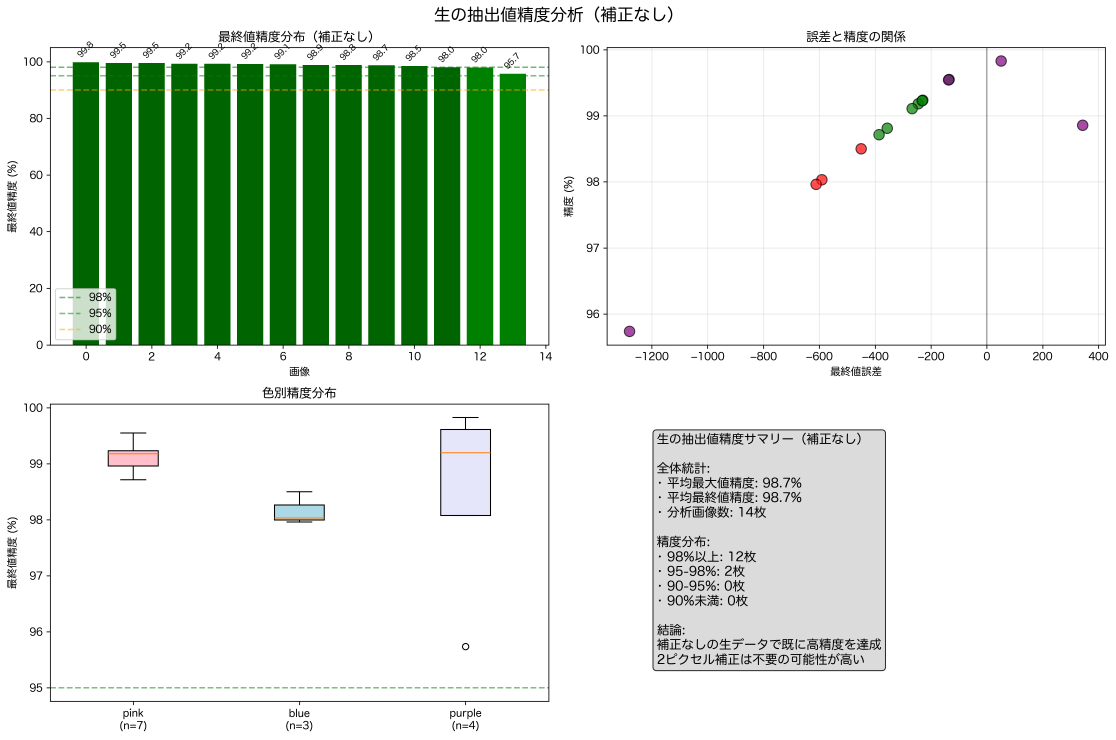
#> input picture archive_temp_files/raw_extraction_accuracy_analysis.png, 4464 x 2957 px (shown at 1/4 size); its folder holds only this picture in this run
$ python -i simple_max_extractor.py   (imports and definitions only)
#> lines starting #> are read from the running program, lines starting #| are printed output that depends on the picture; after the words box and inside, x2 and y2 are one past the last pixel; in counts of white or black regions, pixels touching at a corner belong together
#!/usr/bin/env python3
"""
最大数抽出専用ツール - シンプル&高速
元画像から最大値のみを効率的に抽出
"""

import cv2
import numpy as np
import glob
from pathlib import Path
import json
from datetime import datetime

class SimpleMaxExtractor:
    def __init__(self):
        # 改良された色検出範囲
        self.color_ranges = {
            'pink': {'lower': np.array([140, 50, 50]), 'upper': np.array([170, 255, 255])},
            'magenta': {'lower': np.array([130, 100, 100]), 'upper': np.array([160, 255, 255])},
            'red': {'lower': np.array([0, 100, 100]), 'upper': np.array([10, 255, 255])},
            'red_high': {'lower': np.array([170, 100, 100]), 'upper': np.array([180, 255, 255])},
            'blue': {'lower': np.array([100, 100, 100]), 'upper': np.array([130, 255, 255])},
            'green': {'lower': np.array([40, 100, 100]), 'upper': np.array([80, 255, 255])},
            'cyan': {'lower': np.array([80, 100, 100]), 'upper': np.array([100, 255, 255])},
            'yellow': {'lower': np.array([20, 100, 100]), 'upper': np.array([40, 255, 255])},
            'orange': {'lower': np.array([10, 100, 100]), 'upper': np.array([25, 255, 255])},
            'purple': {'lower': np.array([120, 100, 100]), 'upper': np.array([140, 255, 255])}
        }

        self.results = []

    def detect_zero_line(self, img):
        """ゼロライン高速検出"""
        gray = cv2.cvtColor(img, cv2.COLOR_BGR2GRAY)
        height, width = gray.shape

        # 中央部分を検索
        search_top = height // 3
        search_bottom = height * 2 // 3

        # 水平線の濃い部分を検出
        for y in range(search_top, search_bottom):
            row = gray[y, :]
            dark_pixels = np.sum(row < 100)
            if dark_pixels > width * 0.7:  # 70%以上が暗い場合
                return y

        return 250  # デフォルト値

    def extract_max_value_only(self, img_path):
        """最大値のみを高速抽出"""
        img = cv2.imread(img_path)
#> img is the input picture: shape (2957, 4464, 3); mean B, G, R 215.8, 228.6, 215.9
        if img is None:
            return None, "なし"

        height, width = img.shape[:2]
#> height = 2957; width = 4464
        zero_y = self.detect_zero_line(img)
#> in detect_zero_line, `gray = cv2.cvtColor(img, cv2.COLOR_BGR2GRAY)`:
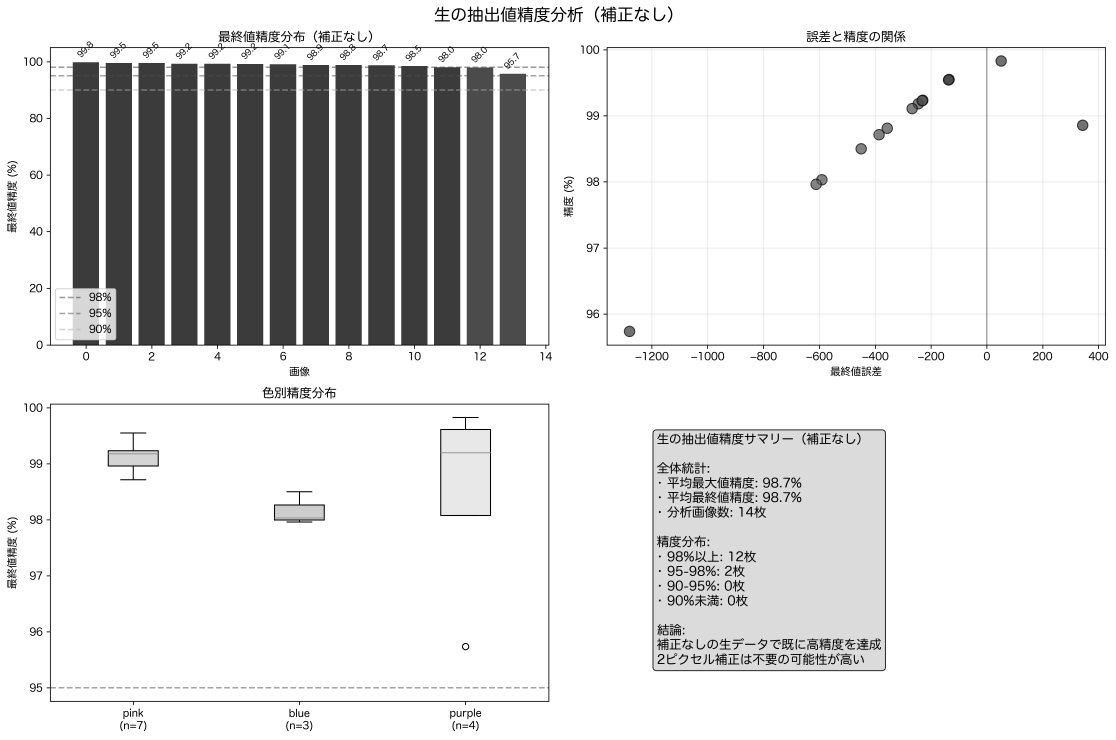
#> gray: shape (2957, 4464) (shown at 1/4 size); min 0, max 255, mean 223.3
#> the loop in detect_zero_line, `for y in range(search_top, search_bottom):` made 395 passes
#> dark_pixels on passes 1 to 3: 1496, 1497, 1499
#> zero_y = 1379
        hsv = cv2.cvtColor(img, cv2.COLOR_BGR2HSV)
#> hsv: shape (2957, 4464, 3); mean H, S, V 8.5, 31.8, 228.8

        # スケール計算 (30,000を画像上部Y=5に配置)
        scale = 30000 / (zero_y - 5)
#> scale = 21.83

        max_value = 0
        detected_color = "なし"

        # 各色での検出を試行
        for color_name, color_range in self.color_ranges.items():
            mask = cv2.inRange(hsv, color_range['lower'], color_range['upper'])

            # 最上部のY座標を検索（最大値に対応）
            colored_pixels = np.where(mask > 0)
            if len(colored_pixels[0]) > 0:
                min_y = np.min(colored_pixels[0])
                value = (zero_y - min_y) * scale

                if value > max_value:
                    max_value = value
                    detected_color = color_name
#> this loop made 10 passes
#> (colored_pixels, min_y, value, max_value) on pass 1: (4859 positions, rows 223 to 1345, columns 2497 to 4351, 223, 25240.2, 25240.2)
#> (colored_pixels, min_y, value) on passes 2, 3, 6, 8, 9: (4325 positions, rows 225 to 1343, columns 2499 to 4349, 225, 25196.5), (3195 positions, rows 576 to 755, columns 3245 to 3463, 576, 17532.8), (1613620 positions, rows 249 to 1378, columns 291 to 3706, 249, 24672.5), (6264 positions, rows 357 to 1320, columns 291 to 2103, 357, 22314.4), (4852 positions, rows 357 to 2073, columns 203 to 2193, 357, 22314.4)
#> pass 1, in extract_max_value_only, `mask = cv2.inRange(hsv, color_range['lower'], color_range['upper'])`:
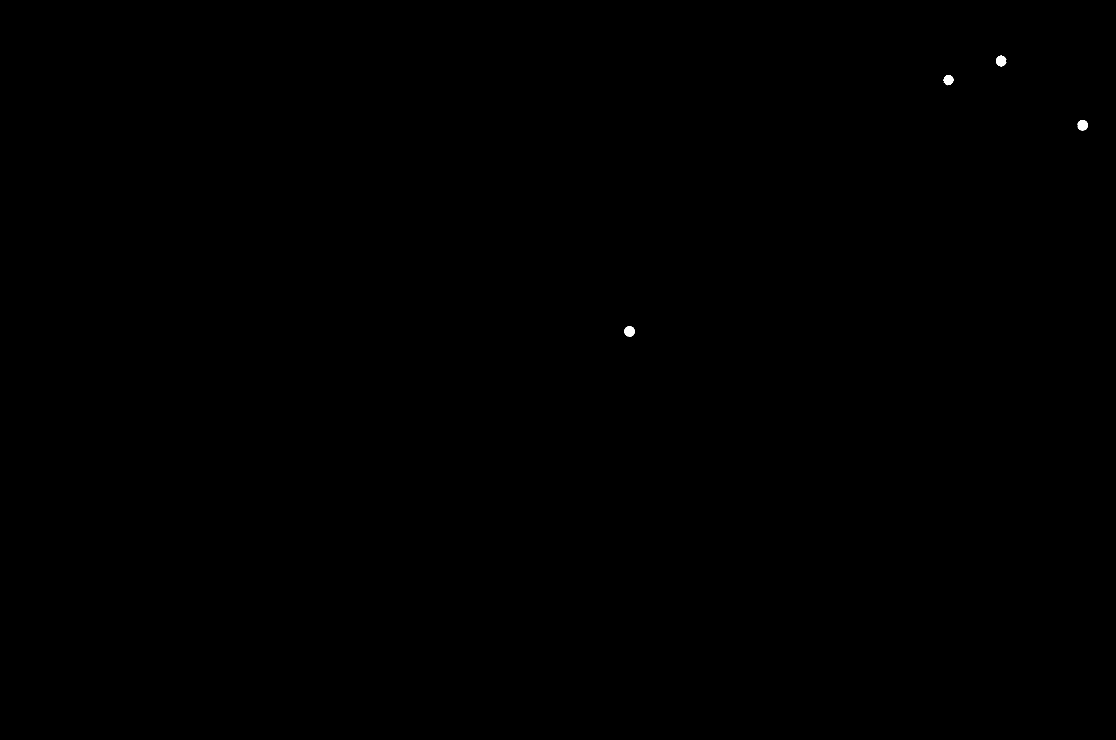
#> mask: shape (2957, 4464) (shown at 1/4 size); 0.04% white; 33 white regions (29 under 20 px), largest, box (x1, y1, x2, y2) and area: (2498, 1305, 2538, 1346) 1225, (3985, 224, 4025, 264) 1214, (4311, 481, 4351, 521) 1208, (3775, 301, 3813, 339) 1132
#> after the loop, detected_color = 'pink'; max_value = 25240.2

        return int(max_value) if max_value > 0 else None, detected_color

    # [176 lines left out: functions process_all_images, save_results, create_simple_html_report, not called in this run]

# [23 lines not run here, left out]

>>> result = SimpleMaxExtractor().extract_max_value_only('../../../archive_temp_files/raw_extraction_accuracy_analysis.png')
#> result = (25240, 'pink')

$ run again, on archive_temp_files/rezero_error_analysis_report.png
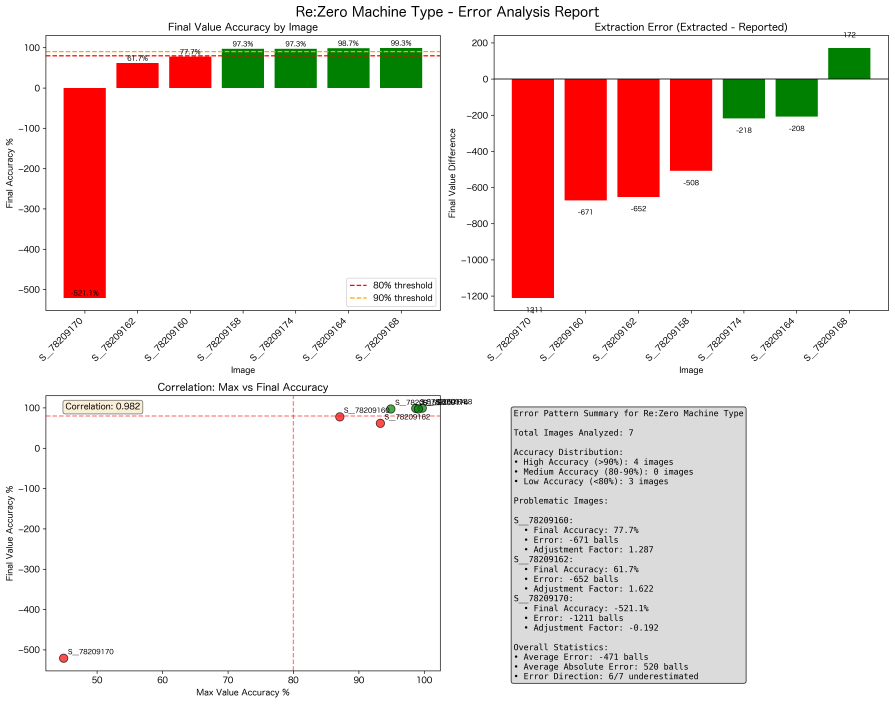
#> input picture archive_temp_files/rezero_error_analysis_report.png, 4472 x 3516 px (shown at 1/5 size)
#> in extract_max_value_only, img is the input picture: shape (3516, 4472, 3); mean B, G, R 227, 229.3, 241.4
#> in detect_zero_line, `gray = cv2.cvtColor(img, cv2.COLOR_BGR2GRAY)`:
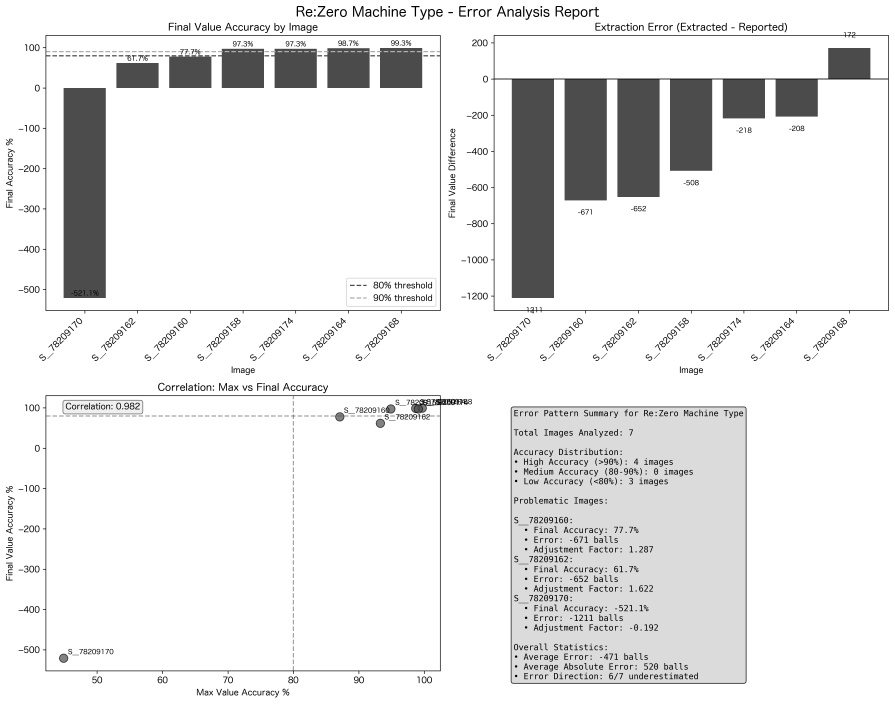
#> gray: shape (3516, 4472) (shown at 1/5 size); min 0, max 255, mean 232.6
#> the loop in detect_zero_line, `for y in range(search_top, search_bottom):` made 380 passes
#> dark_pixels on passes 1 to 3: 434, 434, 434
#> zero_y = 1551
#> hsv: shape (3516, 4472, 3); mean H, S, V 1.1, 18.9, 243.6
#> scale = 19.4
#> the loop in extract_max_value_only, `for color_name, color_range in self.color_ranges.items():` made 10 passes
#> (colored_pixels, min_y, value, max_value) on passes 3, 6: (884324 positions, rows 276 to 3352, columns 231 to 3560, 276, 24741.3, 24741.3), (275401 positions, rows 240 to 2063, columns 1109 to 4351, 240, 25439.8, 25439.8)
#> pass 3, in extract_max_value_only, `mask = cv2.inRange(hsv, color_range['lower'], color_range['upper'])`:
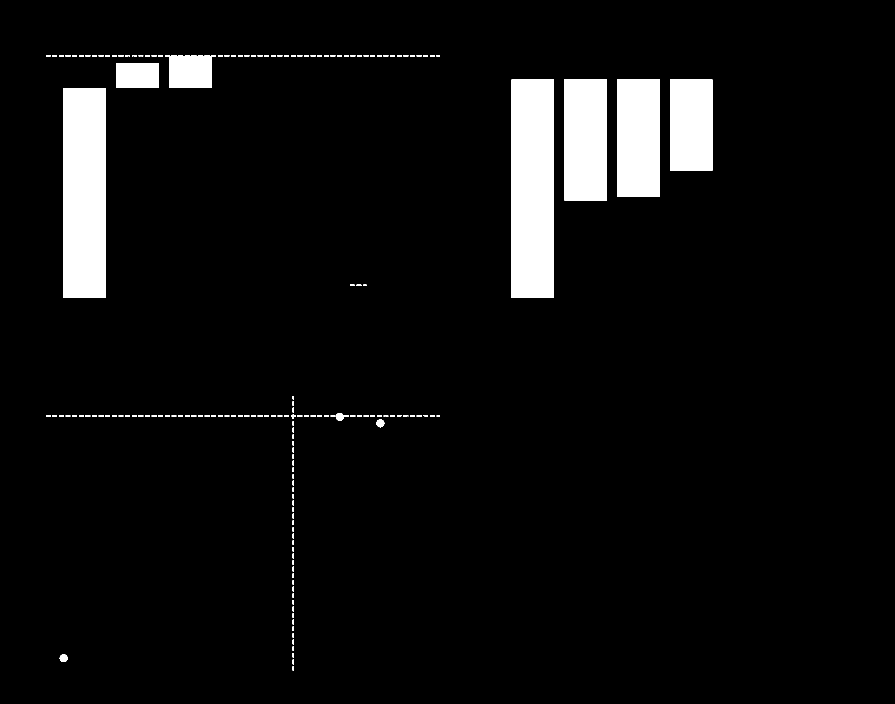
#> mask: shape (3516, 4472) (shown at 1/5 size); 5.6% white; 185 white regions (5 under 20 px), largest, box (x1, y1, x2, y2) and area: (2559, 397, 2770, 1490) 230623, (318, 440, 529, 1490) 220639, (2823, 397, 3034, 1002) 127655
#> after the loop in extract_max_value_only, `for color_name, color_range in self.color_ranges.items():`: detected_color = 'green'; max_value = 25439.8
#> result = (25439, 'green')
